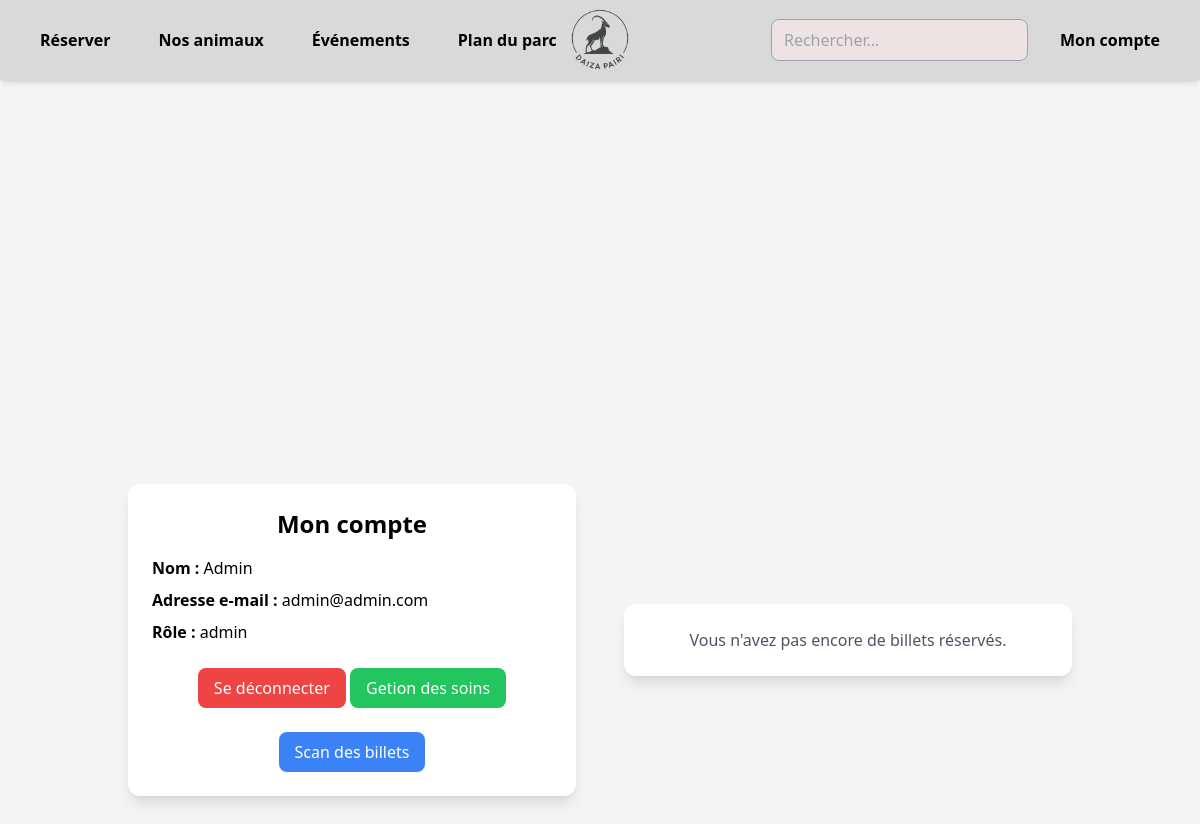
The page /compte (signed in) on the database its author committed.
### server.py (models this page shows, shortened)
class User(db.Model, UserMixin): # Définir le modèle User
    id = db.Column(db.Integer, primary_key=True)
    nom = db.Column(db.String(80), unique=True, nullable=False)
    prenom = db.Column(db.String(80))
    email = db.Column(db.String(120), unique=True, nullable=False)
    password = db.Column(db.String(200), nullable=False)
    role = db.Column(db.String(20), nullable=False) # user, soigneur, admin

### server.py (the view)
@app.route("/compte")
@login_required
def compte():
    tickets = Tickets.query.filter_by(user_id=current_user.id).all()
    return render_template("compte.html", tickets=tickets)

### server.py (called while the page is built)
def login_required(f):
    @wraps(f)
    def decorated_function(*args, **kwargs):
        if not current_user.is_authenticated:
            flash("Vous devez être connecté pour accéder à cette page.", 'danger')
            return redirect(url_for('login'))
        return f(*args, **kwargs)
    return decorated_function

@login_manager.user_loader # Charge l'utilisateur si il se connecte
def load_user(id):
    return db.session.get(User, int(id))

### templates/compte.html (shortened to what this page needs)
<!DOCTYPE html>
<html lang="fr">
  <head>
    <script src="https://cdn.tailwindcss.com"></script>
  </head>
  <body class="w-full h-screen bg-[#EDE3E3]">
    {% include '/components/nav.html' %}
    <div class="bg-gray-100 flex items-center justify-center min-h-screen">
      <div
        class="bg-white shadow-lg rounded-xl p-6 w-full max-w-md text-center m-6"
      >
        <h1 class="text-2xl font-bold mb-4">Mon compte</h1>
        <div class="text-left space-y-2">
          <p><span class="font-semibold">Nom :</span> {{ current_user.nom }}</p>
          <p>
            <span class="font-semibold">Adresse e-mail :</span> {{
            current_user.email }}
          </p>
          <p>
            <span class="font-semibold">Rôle :</span> {{ current_user.role }}
          </p>
        </div>
        <a
          href="/logout"
          class="mt-6 inline-block bg-red-500 hover:bg-red-600 text-white py-2 px-4 rounded-lg transition"
        >
          Se déconnecter
        </a>
        {% if current_user.role == 'admin' or current_user.role == 'soigneur' %}
        <a
          href="/soins"
          class="mt-6 inline-block bg-green-500 hover:bg-green-600 text-white py-2 px-4 rounded-lg transition"
        >
          Getion des soins
        </a>
        {% endif %}
        {% if current_user.role == 'admin' %}
        <a
          href="/checktickets"
          class="mt-6 inline-block bg-blue-500 hover:bg-blue-600 text-white py-2 px-4 rounded-lg transition"
        >
          Scan des billets
        </a>
        {% endif %}
      </div>
      {% if tickets %}
      <div
        class="bg-white shadow-lg rounded-xl p-6 w-full max-w-2xl text-center m-6"
      >
        <h2 class="text-xl font-bold mb-4">Mes billets</h2>
        <table class="w-full table-auto border-collapse">
          <thead>
            <tr>
              <th class="border px-4 py-2">Date de visite</th>
              <th class="border px-4 py-2">Catégorie</th>
              <th class="border px-4 py-2">Validité</th>
              <th class="border px-4 py-2">Billet</th>
            </tr>
          </thead>
          <tbody>
            {% for ticket in tickets %}
            <tr>
              <td class="border px-4 py-2">
                {{ ticket.date_visite | date_humaine }}
              </td>
              <td class="border px-4 py-2">{{ ticket.categorie }}</td>
              <td class="border px-4 py-2">
                {{ 'Valide' if ticket.validite == 'True' else 'Invalide' }}
              </td>
              <td class="border px-4 py-2">
                <button onclick="openQRCode('{{ ticket.uuid }}')" class="bg-green-500 hover:bg-green-600 text-white py-2 px-4 rounded-lg transition">
                  Ouvrir
                </button>
              </td>
            </tr>
            {% endfor %}
          </tbody>
        </table>
      </div>
      <div id="qrModal" class="hidden fixed inset-0 bg-black bg-opacity-50 flex items-center justify-center z-50">
        <div class="bg-white rounded-xl p-8 max-w-md w-full mx-4 text-center">
          <h3 class="text-xl font-bold mb-4">QR Code du ticket</h3>
          <img id="qrImage" src="" alt="QR Code" class="w-full mb-4">
          <button onclick="closeQRCode()" class="bg-red-500 hover:bg-red-600 text-white py-2 px-6 rounded-lg transition w-full">
            Fermer
          </button>
        </div>
      </div>
      <script>
        function openQRCode(uuid) {
          const modal = document.getElementById('qrModal');
          const qrImage = document.getElementById('qrImage');
          qrImage.src = '/ticket/' + uuid + '/qrcode';
          modal.classList.remove('hidden');
        }
        function closeQRCode() {
          const modal = document.getElementById('qrModal');
          modal.classList.add('hidden');
        }
        // Fermer la modal en cliquant en dehors
        document.getElementById('qrModal').addEventListener('click', function(e) {
          if (e.target === this) {
            closeQRCode();
          }
        });
      </script>
      {% else %}
      <div
        class="bg-white shadow-lg rounded-xl p-6 w-full max-w-md text-center m-6"
      >
        <p class="text-gray-600">Vous n'avez pas encore de billets réservés.</p>
      </div>
      {% endif %}
    </div>
  </body>
</html>

### rows shown on the page
User: nom "Admin", email "admin@admin.com", role "admin"
